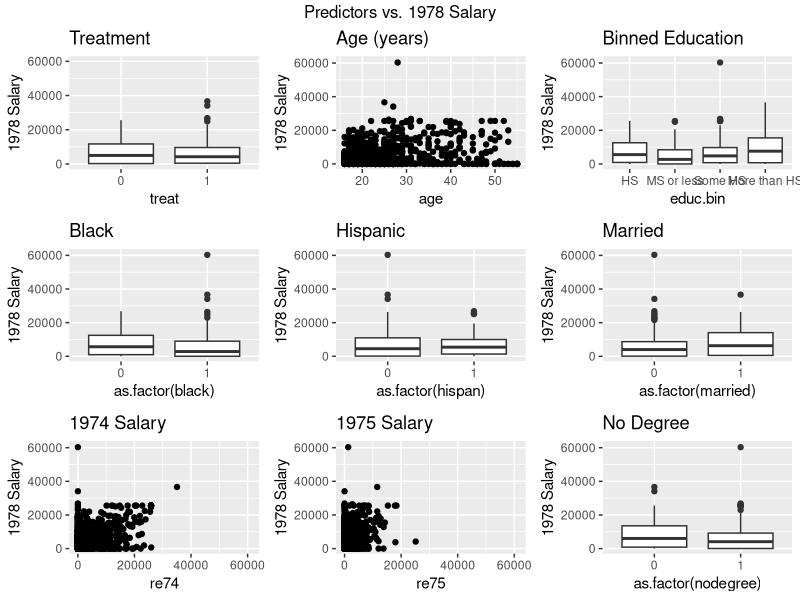
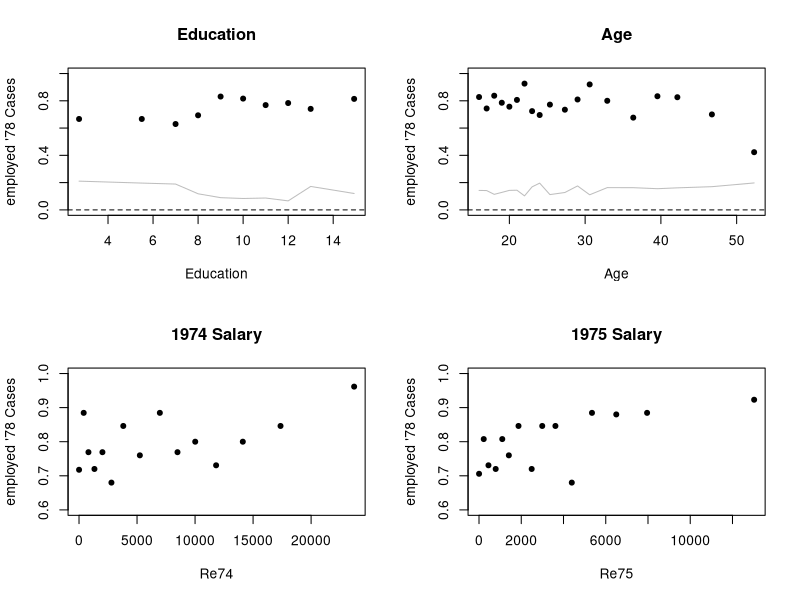
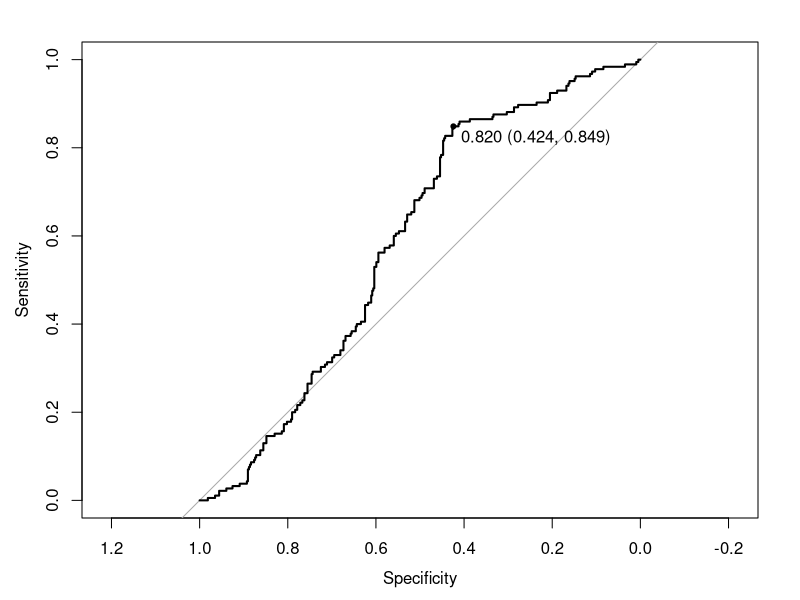
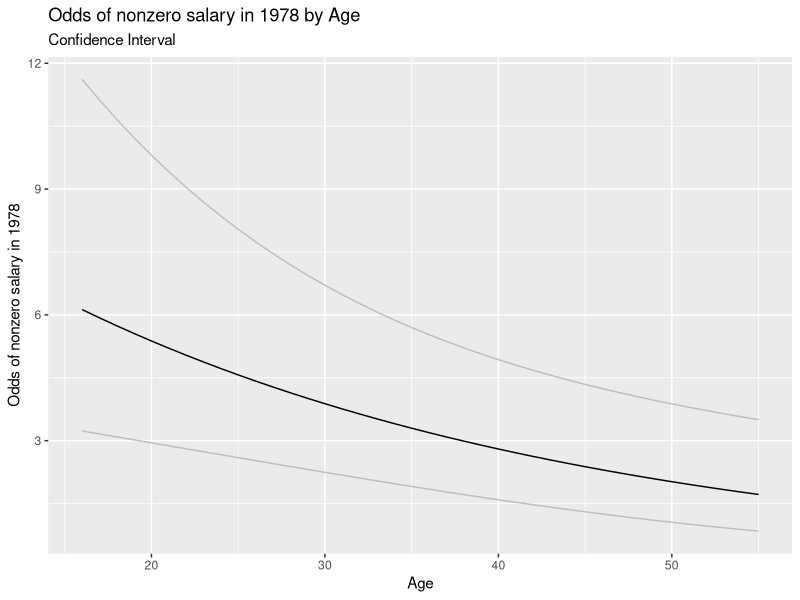
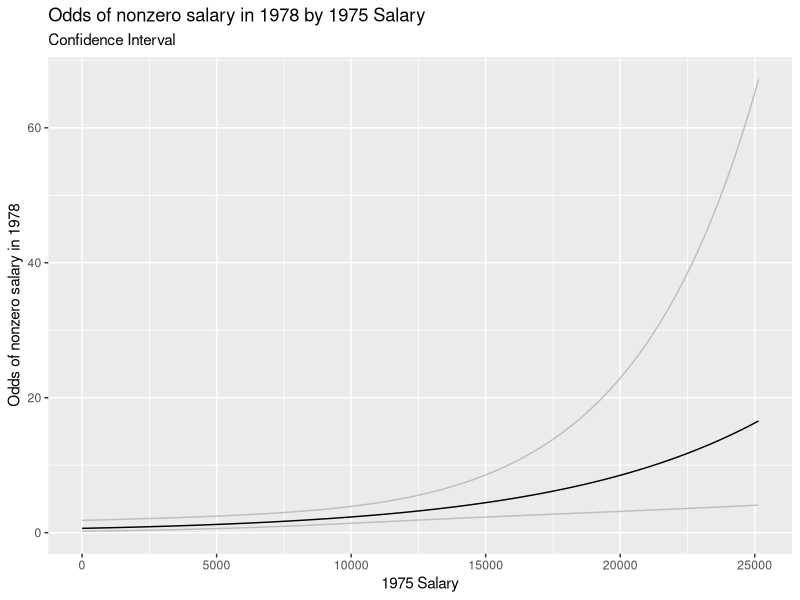
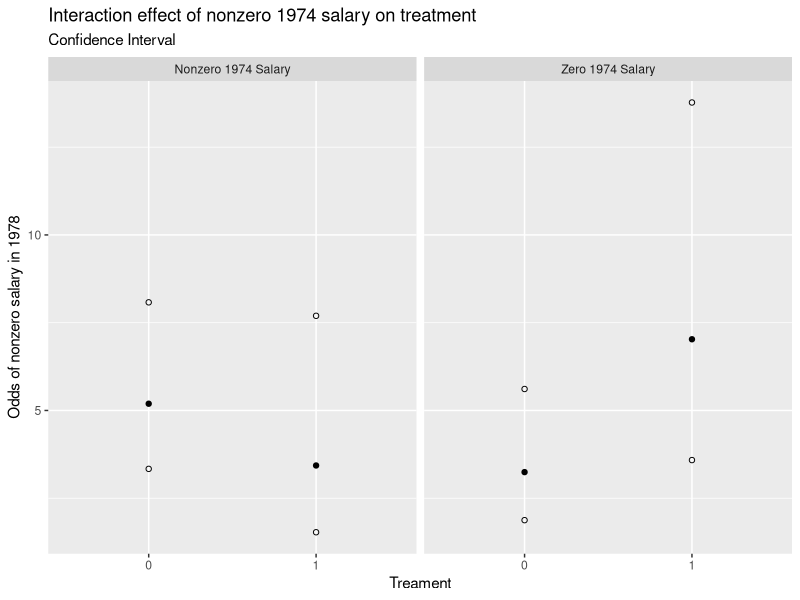
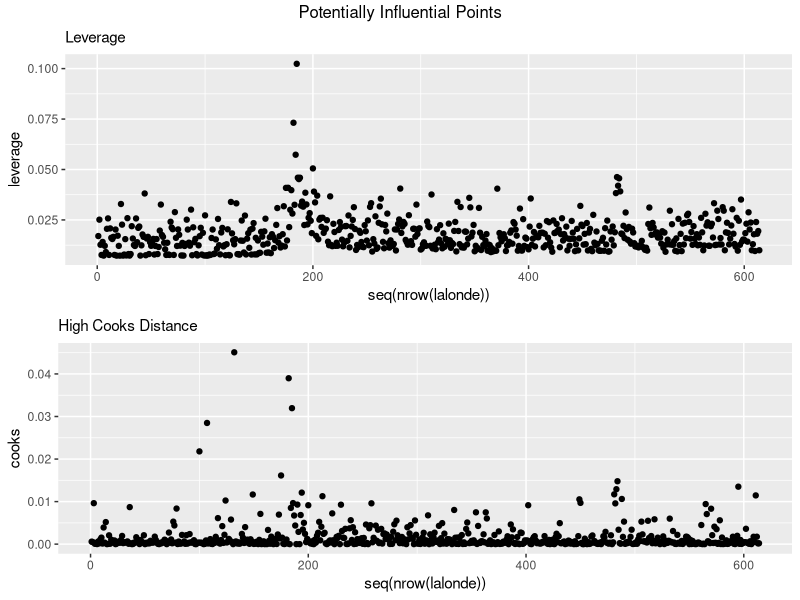
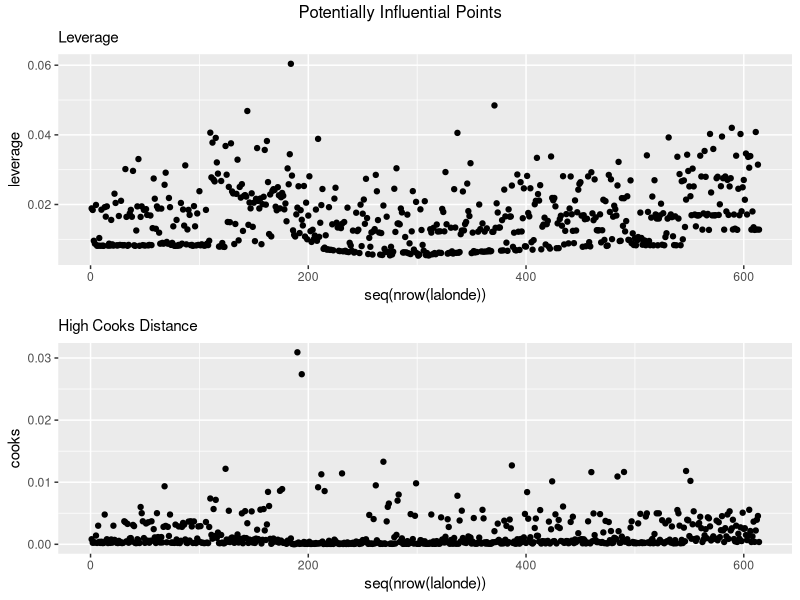

The R source for these figures, in order:
## ---- chunk 1
knitr::opts_chunk$set(echo = TRUE)
setwd('/Users/annaberman/Desktop/702 Modeling/Assignments/Team Project #1')
library(ggplot2)
library(dplyr)
library(gridExtra)
library(arm)
library(MASS)
library(pROC)
library(kableExtra)
## ---- chunk 2
# Load the data
lalonde <- read.csv('lalondedata.txt') %>%
    mutate(treat = as.factor(treat)) %>%
    mutate(treat = factor(treat, levels = c(0, 1))) %>%
    # mean centering
    mutate(re78c = re78 - mean(re78),
           re75c = re75 - mean(re75),
           re74c = re74 - mean(re74),
           agec = age - mean(age)) %>%
    # Employed in 1978
    mutate(employed78 = ifelse(re78 > 0, 1, 0),
           employed74 = ifelse(re74 > 0, 1, 0)) %>%
    # educ
    mutate(educ.bin = ifelse(educ < 9, 'MS or less',
                             ifelse(educ < 12, 'Some HS',
                                    ifelse(educ == 12, 'HS', 'More than HS')))) %>%
    mutate(educ.bin = factor(educ.bin, levels = c('HS', 'MS or less', 'Some HS', 'More than HS'))) %>%
    mutate(educ.bin2 = ifelse(educ < 9, 'MS or less', 'Some HS +')) %>%
    mutate(educ.bin2 = factor(educ.bin2, levels = c('Some HS +', 'MS or less'))) %>%
    # age polynomial
    mutate(age2 = agec**2, age3 = agec**3) 

summary(lalonde)
## ---- chunk 3
# TREAT
e1 <- ggplot(lalonde) +
    geom_boxplot(mapping = aes(x = treat, y = re78)) + 
    ylim(c(0,60000)) + 
    ggtitle('Treatment') +
    ylab('1978 Salary')

# AGE
e2 <- ggplot(lalonde) +
    geom_point(mapping = aes(x = age, y = re78)) + 
    ylim(c(0,61000)) + 
    ggtitle('Age (years)') +
    ylab('1978 Salary')


# EDCU.BIN
e3 <- ggplot(lalonde) +
    geom_boxplot(mapping = aes(x = educ.bin, y = re78)) + 
    ylim(c(0,61000)) + 
    ggtitle('Binned Education') +
    ylab('1978 Salary')


# BLACK
e4 <- ggplot(lalonde) +
    geom_boxplot(mapping = aes(x = as.factor(black), y = re78)) + 
    ylim(c(0,61000)) + 
    ggtitle('Black') +
    ylab('1978 Salary')


# HISPAN
e5 <- ggplot(lalonde) +
    geom_boxplot(mapping = aes(x = as.factor(hispan), y = re78)) + 
    ylim(c(0,61000)) + 
    ggtitle('Hispanic') +
    ylab('1978 Salary')


# MARRIED
e6 <- ggplot(lalonde) +
    geom_boxplot(mapping = aes(x = as.factor(married), y = re78)) + 
    ylim(c(0,61000)) + 
    ggtitle('Married') +
    ylab('1978 Salary')


# RE74
e7 <- ggplot(lalonde) +
    geom_point(mapping = aes(x = re74, y = re78)) + 
    ylim(c(0,61000)) + 
    xlim(c(0,61000)) +
    ggtitle('1974 Salary') +
    ylab('1978 Salary')


# RE75
e8 <- ggplot(lalonde) +
    geom_point(mapping = aes(x = re75, y = re78)) + 
    ylim(c(0,61000)) + 
    xlim(c(0,61000)) + 
    ggtitle('1975 Salary') +
    ylab('1978 Salary')

# NODEGREE
e9 <- ggplot(lalonde) +
    geom_boxplot(mapping = aes(x = as.factor(nodegree), y = re78)) + 
    ylim(c(0,61000))+ 
    ggtitle('No Degree') +
    ylab('1978 Salary')


# Plot all the plots together
grid.arrange(e1, e2, e3, e4, e5, e6, e7, e8, e9,
             top = 'Predictors vs. 1978 Salary')
## ---- chunk 4
final_linear_fit <- lm(re78 ~ treat + agec + educ.bin + black + hispan + married + re74c + re75c, data = lalonde)
summary(final_linear_fit)

coeff <- cbind(summary(final_linear_fit)$coefficients[, c(1,2)],
               confint(final_linear_fit))
coeff <- data.frame(coeff) 
names(coeff) <- c('Estimate', 'Std.Error', '2.5%', '97.5%')
## ---- chunk 5
# Create table of means
treat <- tapply(lalonde$employed78, lalonde$treat, mean)
educ.bin2 <- tapply(lalonde$employed78, lalonde$educ.bin2, mean) 
black <- tapply(lalonde$employed78, lalonde$black, mean) 
hispan <- tapply(lalonde$employed78, lalonde$hispan, mean) 
married <- tapply(lalonde$employed78, lalonde$married, mean) 
nodegree <- tapply(lalonde$employed78, lalonde$nodegree, mean) 

# Print table
rbind(treat, educ.bin2, black, hispan, married, nodegree) %>%
    round(2) %>%
    kable(caption = 'Average employed \'78 Cases by predictor')

par(mfrow = c(2,2))
#EDUC
binnedplot(x = lalonde$educ, y = lalonde$employed78,
           xlab = 'Education', ylab = 'employed \'78 Cases',
           ylim = c(0,1),
           main = 'Education')

# AGE
binnedplot(x = lalonde$age, y = lalonde$employed78,
           xlab = 'Age', ylab = 'employed \'78 Cases',
           ylim = c(0,1),
           main = 'Age')


# RE74
binnedplot(x = lalonde$re74, y = lalonde$employed78,
           xlab = 'Re74', ylab = 'employed \'78 Cases',
           ylim = c(.6,1),
           main = '1974 Salary')

# RE75
binnedplot(x = lalonde$re75, y = lalonde$employed78,
           xlab = 'Re75', ylab = 'employed \'78 Cases',
           ylim = c(.6,1),
           main = '1975 Salary')
par(mfrow = c(1,1))
## ---- chunk 6
# Final fit
final_log_fit <- glm(employed78 ~ treat*employed74 + agec + married + black + hispan + 
                         educ.bin2 + re75c, 
                     data = lalonde, family = binomial)
summary(final_log_fit)

roc <- roc(lalonde$treat, fitted(final_log_fit))
plot(roc, print.thres = 'best')

# Confusion matrix
threshold <- .82
matrix <- round(prop.table(table(lalonde$employed78, 
                                 final_log_fit$fitted > threshold), 1)*100,1)
print('Confusion Matrix')
table(lalonde$employed78,final_log_fit$fitted > threshold)

# Coefficient matrix
coeff <- cbind(exp(summary(final_log_fit)$coefficients[, 1]),
               exp(confint(final_log_fit)))
coeff <- data.frame(coeff) 
names(coeff) <- c('Estimate', '2.5%', '97.5%')
print('Confidence intervals')
coeff
## ---- chunk 7
# Create dummy dataset for charting
newval_age <- data.frame(treat = as.factor(0),
                     employed74 = 0,
                     age = seq(min(lalonde$age), max(lalonde$age)),
                     married = 0,
                     black = 0,
                     hispan = 0,
                     educ.bin2 = 'Some HS +',
                     re75c= 0) %>%
    mutate(agec = age - mean(age))

# Predict responses
predict <- predict.glm(final_log_fit, newval_age, interval = 'response', se.fit = TRUE)

# Create confidence interval
t <- 1.96 ## approx 95% CI
upr <- predict$fit + (t * predict$se.fit)
lwr <- predict$fit - (t * predict$se.fit)
fit <- predict$fit

# Append predictions
newval_age <- newval_age %>%
    mutate(fit = exp(fit),
           lwr = exp(lwr),
           upr = exp(upr))

# Print plot
ggplot(data = newval_age) + 
    geom_line(mapping = aes(x = age, y = fit) ) + 
    geom_line(mapping = aes(x = age, y = lwr), color = 'grey') +
    geom_line(mapping = aes(x = age, y = upr),  color = 'grey') +
    ylab('Odds of nonzero salary in 1978') + 
    xlab('Age') +
    ggtitle('Odds of nonzero salary in 1978 by Age') +
    labs(subtitle = 'Confidence Interval')

## ---- chunk 8
# Create dummy dataset for charting
newval_75 <- data.frame(treat = as.factor(0),
                     employed74 = 0,
                     agec = 0,
                     married = 0,
                     black = 0,
                     hispan = 0,
                     educ.bin2 = 'Some HS +',
                     re75 = seq(min(lalonde$re75), max(lalonde$re75))) %>%
    mutate(re75c = re75 - mean(re75))

# Predict responses
predict <- predict.glm(final_log_fit, newval_75, interval = 'response', se.fit = TRUE)

# Create confidence interval
t <- 1.96 ## approx 95% CI
upr <- predict$fit + (t * predict$se.fit)
lwr <- predict$fit - (t * predict$se.fit)
fit <- predict$fit

# Append predictions
newval_75 <- newval_75 %>%
    mutate(fit = exp(fit),
           lwr = exp(lwr),
           upr = exp(upr))

# Print plot
ggplot(data = newval_75) + 
    geom_line(mapping = aes(x = re75, y = fit) ) + 
    geom_line(mapping = aes(x = re75, y = lwr), color = 'grey') +
    geom_line(mapping = aes(x = re75, y = upr),  color = 'grey') +
    ylab('Odds of nonzero salary in 1978') + 
    xlab('1975 Salary') +
    ggtitle('Odds of nonzero salary in 1978 by 1975 Salary') +
    labs(subtitle = 'Confidence Interval')

## ---- chunk 9
# Rebase our models so we can discuss the impacts of 1974 nonzero salary
# Nonzero 1974
lalonde_1974 <- lalonde %>% 
    mutate(employed74 = factor(employed74, levels = c(1,0)))

log_fit_74 <- glm(employed78 ~ treat*employed74 + agec + age2 + age3 + 
                         married + black + hispan + educ.bin2 + re75c, 
                     data = lalonde_1974, family = binomial)
coeff_74 <- cbind(exp(summary(log_fit_74)$coefficients[, 1]),
               exp(confint(log_fit_74)))
coeff_74 <- data.frame(coeff_74) 
names(coeff_74) <- c('Estimate', '2.5%', '97.5%')
## ---- chunk 10
# Create dummy dataset for charting
newval_74 <- data.frame(treat = as.factor(c(0,0,1,1)),
                     employed74 = c(0,1,0,1),
                     agec = 0,
                     married = 0,
                     black = 0,
                     hispan = 0,
                     educ.bin2 = 'Some HS +',
                     re75c = 0)

# Predict responses
predict <- predict.glm(final_log_fit, newval_74, interval = 'response', se.fit = TRUE)

# Create confidence interval
t <- 1.96 ## approx 95% CI
upr <- predict$fit + (t * predict$se.fit)
lwr <- predict$fit - (t * predict$se.fit)
fit <- predict$fit

# Append predictions
newval_74 <- newval_74 %>%
    mutate(fit = exp(fit),
           lwr = exp(lwr),
           upr = exp(upr))

newval_74 %>%
    mutate(employed74 = ifelse(employed74 == 0, 'Zero 1974 Salary', 'Nonzero 1974 Salary')) %>%
    ggplot() + 
    facet_grid(. ~ employed74) +
    geom_point(mapping = aes(x = treat, y = fit) ) + 
    geom_point(mapping = aes(x = treat, y = lwr), shape = 1) +
    geom_point(mapping = aes(x = treat, y = upr), shape = 1) +
    ylab('Odds of nonzero salary in 1978') + 
    xlab('Treament') +
    ggtitle('Interaction effect of nonzero 1974 salary on treatment') + 
    labs(subtitle = 'Confidence Interval')
    

## ---- chunk 11
library(MASS)
# Calcate leveage and cooks distance for each observation
leverage = hatvalues(final_linear_fit)
cooks = cooks.distance(final_linear_fit)

# Append leverage and cooks to our data
leverage <- lalonde %>%
    mutate(leverage, cooks)

# Plot leverage vs. id
l <- ggplot(data = leverage) +
    geom_point(mapping = aes(x = seq(nrow(lalonde)), y = leverage)) +
    labs(subtitle = 'Leverage')
# Plot cooks vs. id
c <- ggplot(data = leverage) +
    geom_point(mapping = aes(x = seq(nrow(lalonde)), y = cooks)) +
    labs(subtitle = 'High Cooks Distance')

grid.arrange(l, c, top = 'Potentially Influential Points')

# Take a look at the potentially influential points
leverage %>%
    filter(leverage > .05 | cooks > .02)
## ---- chunk 12
library(MASS)
# Calcate leveage and cooks distance for each observation
leverage = hatvalues(final_log_fit)
cooks = cooks.distance(final_log_fit)

# Append leverage and cooks to our data
leverage <- lalonde %>%
    mutate(leverage, cooks)

# Plot leverage vs. id
l <- ggplot(data = leverage) +
    geom_point(mapping = aes(x = seq(nrow(lalonde)), y = leverage)) +
    labs(subtitle = 'Leverage')
# Plot cooks vs. id
c <- ggplot(data = leverage) +
    geom_point(mapping = aes(x = seq(nrow(lalonde)), y = cooks)) +
    labs(subtitle = 'High Cooks Distance')

grid.arrange(l, c, top = 'Potentially Influential Points')

# Take a look at the potentially influential points
leverage %>%
    filter(leverage > .04 | cooks > .012)
